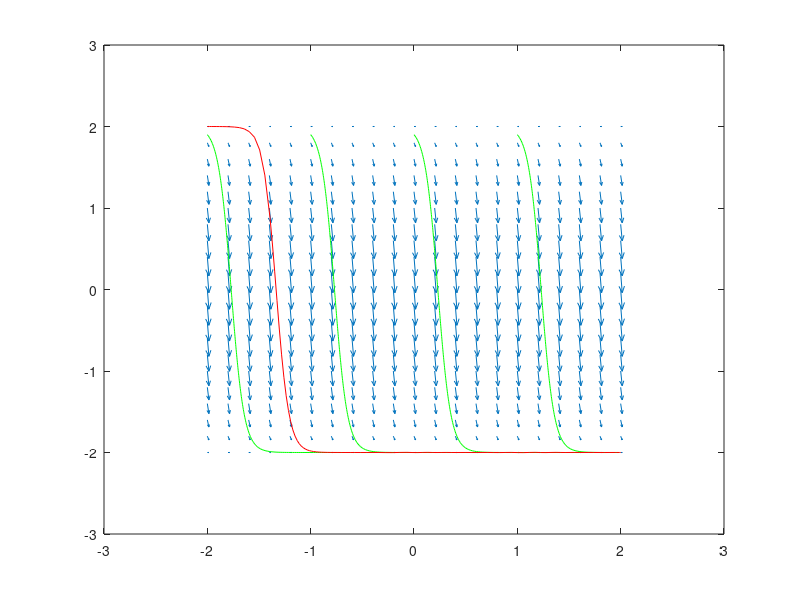

Write the MATLAB code that produced this figure.
clc,clear
[X,Y] = meshgrid(-2:0.2:2);
F = @(X,Y) 4*Y.^2 - 16;
[x,y] = ode45(F,[-2 2],2-1e-4);
DY = F(1,Y);
DX = DY*0+1;
cla
h1 = quiver(X,Y,DX,DY);
h2 = streamline(X,Y,DX,DY,-2:2,1.9*ones(1,5));
set(h2,'color','g')
hold on
h3 = plot(x,y,'r');
hold off